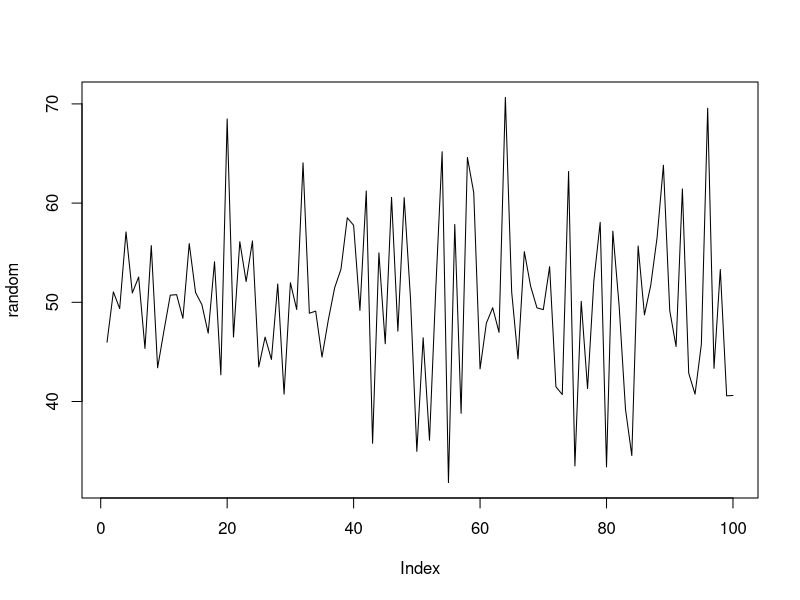
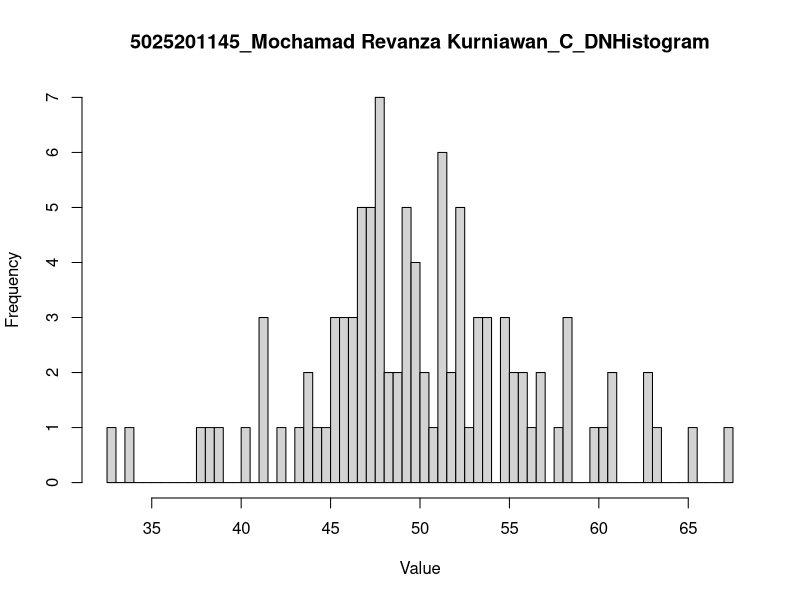

Reproduce these figures in R, in order.
# a
n = 100;
sd = 8
mean = 50

set.seed(n)
random = rnorm(n, mean, sd)
avg = mean(random)
x1 = floor(avg)
x2 = ceiling(avg)
dn = pnorm(x2, mean, sd, lower.tail = TRUE) - pnorm(x1, mean, sd, lower.tail = TRUE)
cat("Distribusi normal P(X1 <= x <= X2) = ", dn)

z_score_x1 = (x1-mean)/sd
z_score_x2 = (x2-mean)/sd
cat("Z-Score X1 = ", z_score_x1, "\nZ-Score X2 = ", z_score_x2)

plot(random, type = "l")

# b
hist(rnorm(n, mean, sd), breaks = 50, main = "5025201145_Mochamad Revanza Kurniawan_C_DNHistogram", xlab = "Value", ylab = "Frequency")

# c
var(rnorm(n, mean, sd))